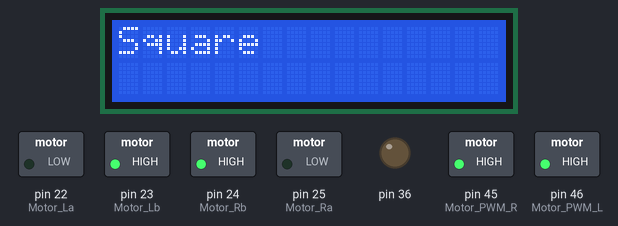
This sketch was run on a simulated Arduino Mega 2560, built with avr-gcc and run on an emulated ATmega2560. Shown: 16×2 character LCD, switched loads named in the sketch (green lamp = pin HIGH), output pins drawn as LEDs (lit = HIGH).

Above: at 0.1 s.
At 8.7 s:
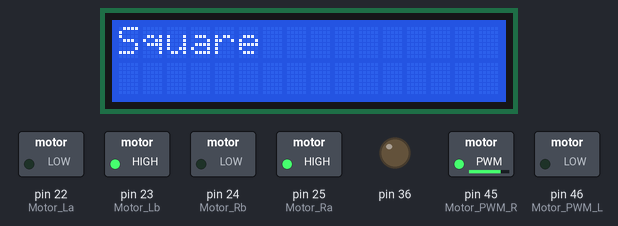
Timing chart, 0 to 130.0 s (numbered marks = the images above):
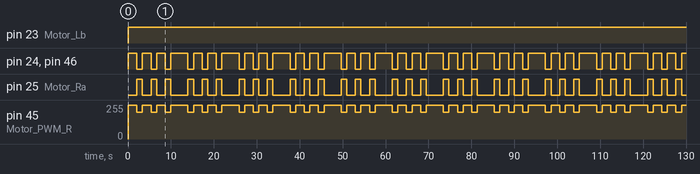

Measured:
- by itself, pin 23 (Motor_Lb): LOW → HIGH at 0.06 s
- by itself, pin 24 (Motor_Rb), pin 46 (Motor_PWM_L): repeats every 11.9 s: 2 × (LOW 1.3 s, HIGH 2.0 s), LOW 1.3 s, HIGH 4.0 s
- by itself, pin 25 (Motor_Ra): repeats every 11.9 s: 2 × (LOW 2.0 s, HIGH 1.3 s), LOW 4.0 s, HIGH 1.3 s
- by itself, pin 45 (Motor_PWM_R): repeats every 11.9 s: 2 × (200/255 1.3 s, 255/255 2.0 s), 200/255 1.3 s, 255/255 4.0 s

The sketch:

E_MOTION_CONTROL.ino
```cpp
#include <LiquidCrystal.h>
LiquidCrystal lcd(37, 35, 33, 32, 31, 30);

void setup() {
  // put your setup code here, to run once:
  pinMode(36, OUTPUT);
  digitalWrite(36, LOW);
  lcd.begin(16, 2);
  pinMode(24, OUTPUT);//right motor  PA2
  pinMode(25, OUTPUT);//right motor  PA3
  pinMode(23, OUTPUT);//left motor   PA1
  pinMode(22, OUTPUT);//right motor  PA0
  pinMode(46, OUTPUT);//OC5A
  pinMode(45, OUTPUT);//OC5B
  lcd.print("Square");
}

void loop() {
  // put your main code here, to run repeatedly:
e_forward();
delay(2000);
e_left();
delay(1300);
e_forward();
delay(2000);
e_left();
delay(1300);
e_forward();
delay(2000);
e_left();
delay(1300);
/*e_left();
delay(1500);
e_backward();
delay(2000);
e_left();*/
e_forward();
delay(2000);
e_stop();
}
void e_forward()
{
        digitalWrite(24,HIGH);
        digitalWrite(25,LOW);
        digitalWrite(23,HIGH);
        digitalWrite(22,LOW);

        analogWrite(46,255);
        analogWrite(45,255);//velocity(150,150);
  }
  void e_stop()
{
        digitalWrite(24,HIGH);
        digitalWrite(25,LOW);
        digitalWrite(23,HIGH);
        digitalWrite(22,LOW);

        analogWrite(46,0);
        analogWrite(45,0);//velocity(150,150);
  }

  void e_backward()
{
        digitalWrite(24,LOW);
        digitalWrite(25,HIGH);
        digitalWrite(23,LOW);
        digitalWrite(22,HIGH);

        analogWrite(46,255);
        analogWrite(45,255);//velocity(150,150);
  }
 void e_right()
 {
        digitalWrite(24,HIGH);//right motor PA2
        digitalWrite(25,LOW);//right motor  PA3
        digitalWrite(23,LOW);//left motor   PA1
        digitalWrite(22,HIGH);//right motor PA0

        analogWrite(46,200);//left motor pwm
        analogWrite(45,0);//right motor pwm
        //delay(500);
  }
  void e_left()
 {
        digitalWrite(24,LOW);//right motor PA2
        digitalWrite(25,HIGH);//right motor  PA3
        digitalWrite(23,HIGH);//left motor   PA1
        digitalWrite(22,LOW);//right motor PA0

        analogWrite(46,0);//left motor pwm
        analogWrite(45,200);//right motor pwm
        //delay(500);
  }
```

EYRC_MOTION.h
```cpp
#ifndef EYRC_MOTION_H_INCLUDED
#define EYRC_MOTION_H_INCLUDED

#include "Arduino.h"
class EYRC_MOTION
{
    public:
EYRC_MOTION();
void moveForward(int PWM);
void moveBackward(int PWM);
void left_slow(int PWM);
void left_sharp(int PWM);
void right_slow(int PWM);
void right_sharp(int PWM);
void brake();
};

#endif // EYRC_MOTION_H_INCLUDED
```

main.cpp
```cpp
#include "Arduino.h"
#include "EYRC_MOTION.h"

#define Motor_La 22
#define Motor_Lb 23
#define Motor_Ra 25
#define Motor_Rb 24
#define Motor_PWM_L 46
#define Motor_PWM_R 45
#define PWM 128
#define LCD_RW 36

EYRC_MOTION::EYRC_MOTION()
{
     pinMode(Motor_La,OUTPUT);
 pinMode(Motor_Lb,OUTPUT);
 pinMode(Motor_Ra,OUTPUT);
 pinMode(Motor_Rb,OUTPUT);
 pinMode(Motor_PWM_L,OUTPUT);
 pinMode(Motor_PWM_R,OUTPUT);
}
void EYRC_MOTION::moveForward(int pwm)
{
    digitalWrite(Motor_La,LOW);
  digitalWrite(Motor_Lb,HIGH);
  analogWrite(Motor_PWM_L,pwm);

  digitalWrite(Motor_Ra,LOW);
  digitalWrite(Motor_Rb,HIGH);
  analogWrite(Motor_PWM_R,pwm);
}
void EYRC_MOTION::moveBackward(int pwm)
{
    digitalWrite(Motor_La,HIGH);
  digitalWrite(Motor_Lb,LOW);
  analogWrite(Motor_PWM_L,pwm);

  digitalWrite(Motor_Ra,HIGH);
  digitalWrite(Motor_Rb,LOW);
  analogWrite(Motor_PWM_R,pwm);
}
void EYRC_MOTION::left_slow(int pwm)
{
    digitalWrite(Motor_La,HIGH);
  digitalWrite(Motor_Lb,HIGH);
  analogWrite(Motor_PWM_L,pwm);

  digitalWrite(Motor_Ra,LOW);
  digitalWrite(Motor_Rb,HIGH);
  analogWrite(Motor_PWM_R,pwm);
}
void EYRC_MOTION::left_sharp(int pwm)
{
    digitalWrite(Motor_La,HIGH);
  digitalWrite(Motor_Lb,LOW);
  analogWrite(Motor_PWM_L,pwm);

  digitalWrite(Motor_Ra,LOW);
  digitalWrite(Motor_Rb,HIGH);
  analogWrite(Motor_PWM_R,pwm);
}
void EYRC_MOTION::right_slow(int pwm)
{
    digitalWrite(Motor_La,LOW);
  digitalWrite(Motor_Lb,HIGH);
  analogWrite(Motor_PWM_L,pwm);

  digitalWrite(Motor_Ra,HIGH);
  digitalWrite(Motor_Rb,HIGH);
  analogWrite(Motor_PWM_R,pwm);
}
void EYRC_MOTION::right_sharp(int pwm)
{
    digitalWrite(Motor_La,LOW);
  digitalWrite(Motor_Lb,HIGH);
  analogWrite(Motor_PWM_L,pwm);

  digitalWrite(Motor_Ra,HIGH);
  digitalWrite(Motor_Rb,LOW);
  analogWrite(Motor_PWM_R,pwm);
}
void EYRC_MOTION::brake()
{
    digitalWrite(Motor_La,HIGH);
  digitalWrite(Motor_Lb,HIGH);
  analogWrite(Motor_PWM_L,255);

  digitalWrite(Motor_Ra,HIGH);
  digitalWrite(Motor_Rb,HIGH);
  analogWrite(Motor_PWM_R,255);
}
```
